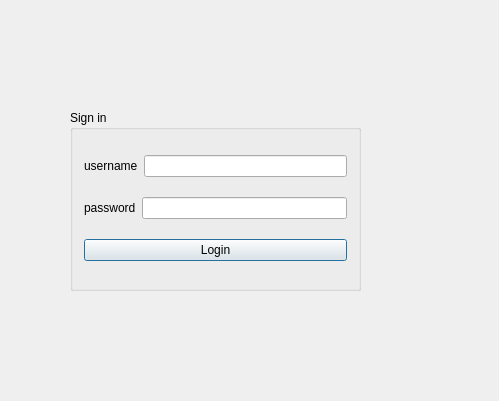
<?xml version="1.0" encoding="UTF-8"?>
<ui version="4.0">
 <class>QLoginForm</class>
 <widget class="QDialog" name="QLoginForm">
  <property name="geometry">
   <rect>
    <x>0</x>
    <y>0</y>
    <width>499</width>
    <height>401</height>
   </rect>
  </property>
  <property name="windowTitle">
   <string>QLoginForm</string>
  </property>
  <widget class="QGroupBox" name="groupBox">
   <property name="geometry">
    <rect>
     <x>70</x>
     <y>110</y>
     <width>291</width>
     <height>181</height>
    </rect>
   </property>
   <property name="title">
    <string>Sign in</string>
   </property>
   <layout class="QVBoxLayout" name="verticalLayout">
    <item>
     <layout class="QHBoxLayout" name="horizontalLayout">
      <item>
       <widget class="QLabel" name="username">
        <property name="text">
         <string>username</string>
        </property>
       </widget>
      </item>
      <item>
       <widget class="QLineEdit" name="usernameLineEdit"/>
      </item>
     </layout>
    </item>
    <item>
     <layout class="QHBoxLayout" name="horizontalLayout_2">
      <item>
       <widget class="QLabel" name="password">
        <property name="text">
         <string>password</string>
        </property>
       </widget>
      </item>
      <item>
       <widget class="QLineEdit" name="passwordLineEdit"/>
      </item>
     </layout>
    </item>
    <item>
     <widget class="QPushButton" name="Login">
      <property name="text">
       <string>Login</string>
      </property>
     </widget>
    </item>
   </layout>
  </widget>
 </widget>
 <layoutdefault spacing="6" margin="11"/>
 <resources/>
 <connections/>
</ui>
